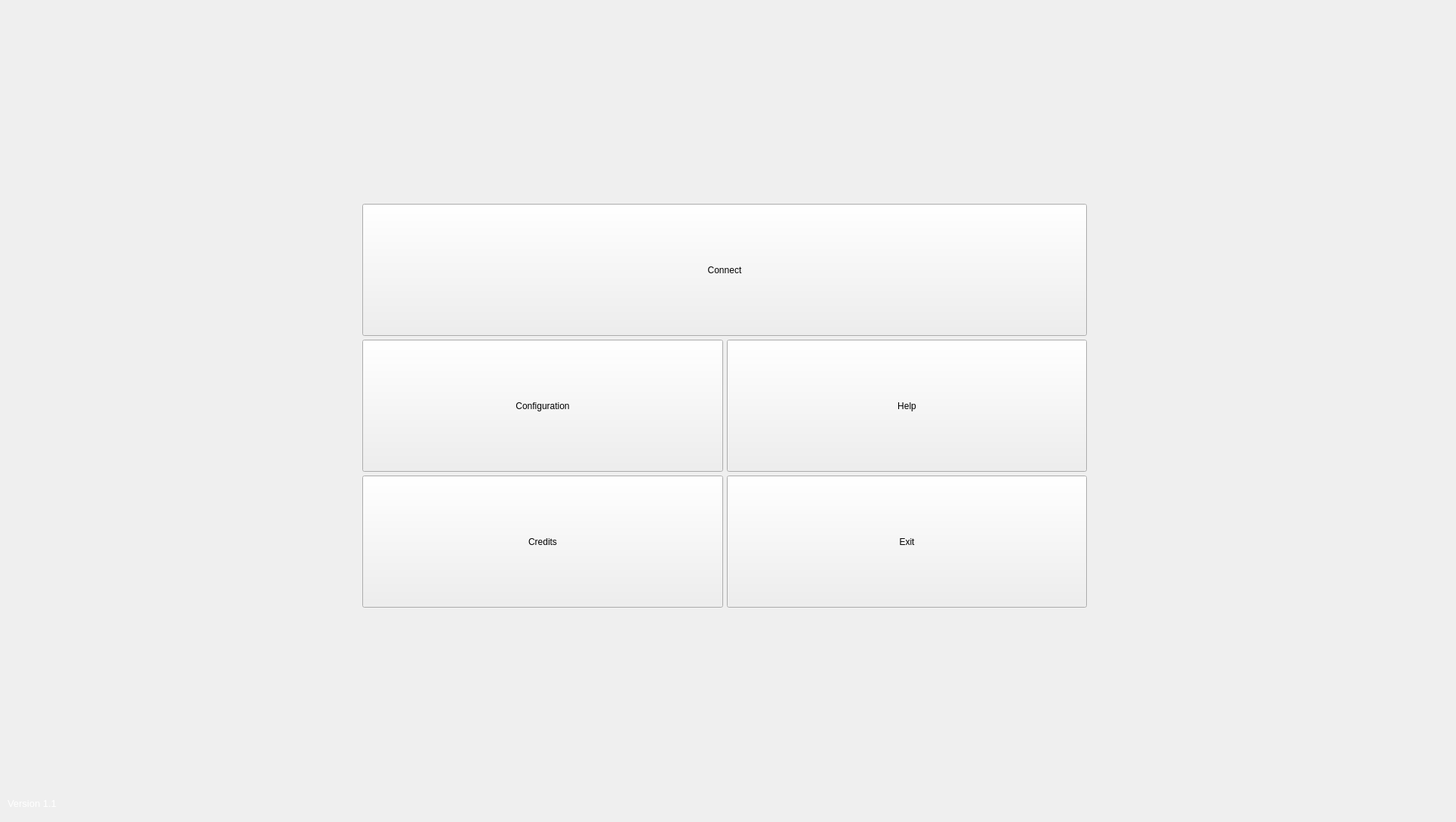
    <widget class="QWidget" name="page_3">
     <widget class="QPushButton" name="configuration_button">
      <property name="geometry">
       <rect>
        <x>480</x>
        <y>450</y>
        <width>478</width>
        <height>175</height>
       </rect>
      </property>
      <property name="text">
       <string>Configuration</string>
      </property>
     </widget>
     <widget class="QPushButton" name="help_button">
      <property name="geometry">
       <rect>
        <x>963</x>
        <y>450</y>
        <width>477</width>
        <height>175</height>
       </rect>
      </property>
      <property name="text">
       <string>Help</string>
      </property>
     </widget>
     <widget class="QPushButton" name="credits_button">
      <property name="geometry">
       <rect>
        <x>480</x>
        <y>630</y>
        <width>478</width>
        <height>175</height>
       </rect>
      </property>
      <property name="text">
       <string>Credits</string>
      </property>
     </widget>
     <widget class="QLabel" name="version_label">
      <property name="geometry">
       <rect>
        <x>10</x>
        <y>1050</y>
        <width>200</width>
        <height>30</height>
       </rect>
      </property>
      <property name="text">
       <string>&lt;html&gt;&lt;head/&gt;&lt;body&gt;&lt;p&gt;&lt;span style=&quot; font-size:10pt; color:#ffffff;&quot;&gt;Version 1.1&lt;/span&gt;&lt;/p&gt;&lt;/body&gt;&lt;/html&gt;</string>
      </property>
     </widget>
     <widget class="QLabel" name="background_polimi">
      <property name="geometry">
       <rect>
        <x>0</x>
        <y>0</y>
        <width>1920</width>
        <height>1080</height>
       </rect>
      </property>
      <property name="toolTipDuration">
       <number>2</number>
      </property>
      <property name="layoutDirection">
       <enum>Qt::LeftToRight</enum>
      </property>
      <property name="text">
       <string/>
      </property>
      <property name="pixmap">
       <pixmap resource="resources.qrc">:/imageformats/background_polimi.jpg</pixmap>
      </property>
      <property name="alignment">
       <set>Qt::AlignCenter</set>
      </property>
     </widget>
     <widget class="QPushButton" name="exit_button">
      <property name="geometry">
       <rect>
        <x>963</x>
        <y>630</y>
        <width>477</width>
        <height>175</height>
       </rect>
      </property>
      <property name="text">
       <string>Exit</string>
      </property>
     </widget>
     <widget class="QPushButton" name="connect_button">
      <property name="geometry">
       <rect>
        <x>480</x>
        <y>270</y>
        <width>960</width>
        <height>175</height>
       </rect>
      </property>
      <property name="text">
       <string>Connect</string>
      </property>
     </widget>
     <zorder>background_polimi</zorder>
     <zorder>configuration_button</zorder>
     <zorder>help_button</zorder>
     <zorder>credits_button</zorder>
     <zorder>version_label</zorder>
     <zorder>exit_button</zorder>
     <zorder>connect_button</zorder>
    </widget>
